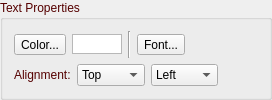
       <widget class="QGroupBox" name="groupBoxTextProperties2">
        <property name="palette">
         <palette>
          <active>
           <colorrole role="WindowText">
            <brush brushstyle="SolidPattern">
             <color alpha="255">
              <red>85</red>
              <green>0</green>
              <blue>0</blue>
             </color>
            </brush>
           </colorrole>
          </active>
          <inactive>
           <colorrole role="WindowText">
            <brush brushstyle="SolidPattern">
             <color alpha="255">
              <red>85</red>
              <green>0</green>
              <blue>0</blue>
             </color>
            </brush>
           </colorrole>
          </inactive>
          <disabled>
           <colorrole role="WindowText">
            <brush brushstyle="SolidPattern">
             <color alpha="255">
              <red>120</red>
              <green>120</green>
              <blue>120</blue>
             </color>
            </brush>
           </colorrole>
          </disabled>
         </palette>
        </property>
        <property name="title">
         <string>Text Properties</string>
        </property>
        <layout class="QVBoxLayout" name="verticalLayout_5">
         <item>
          <layout class="QHBoxLayout" name="horizontalLayout_7">
           <item>
            <widget class="QToolButton" name="toolButtonTextColor2">
             <property name="text">
              <string>Color...</string>
             </property>
            </widget>
           </item>
           <item>
            <widget class="QGraphicsView" name="graphicViewTextColor2">
             <property name="sizePolicy">
              <sizepolicy hsizetype="Fixed" vsizetype="Fixed">
               <horstretch>0</horstretch>
               <verstretch>0</verstretch>
              </sizepolicy>
             </property>
             <property name="minimumSize">
              <size>
               <width>50</width>
               <height>20</height>
              </size>
             </property>
             <property name="maximumSize">
              <size>
               <width>50</width>
               <height>20</height>
              </size>
             </property>
            </widget>
           </item>
           <item>
            <widget class="Line" name="line2">
             <property name="orientation">
              <enum>Qt::Vertical</enum>
             </property>
            </widget>
           </item>
           <item>
            <widget class="QToolButton" name="toolButtonTextFont2">
             <property name="text">
              <string>Font...</string>
             </property>
            </widget>
           </item>
           <item>
            <widget class="QLabel" name="labelFont2">
             <property name="sizePolicy">
              <sizepolicy hsizetype="Minimum" vsizetype="Preferred">
               <horstretch>0</horstretch>
               <verstretch>0</verstretch>
              </sizepolicy>
             </property>
             <property name="wordWrap">
              <bool>true</bool>
             </property>
            </widget>
           </item>
          </layout>
         </item>
         <item>
          <layout class="QHBoxLayout" name="horizontalLayout_16">
           <item>
            <widget class="QLabel" name="labelTextAlign2">
             <property name="text">
              <string>Alignment:</string>
             </property>
            </widget>
           </item>
           <item>
            <widget class="QComboBox" name="comboBoxVerticalAling2">
             <item>
              <property name="text">
               <string>Top</string>
              </property>
             </item>
             <item>
              <property name="text">
               <string>Middle</string>
              </property>
             </item>
             <item>
              <property name="text">
               <string>Bottom</string>
              </property>
             </item>
            </widget>
           </item>
           <item>
            <widget class="QComboBox" name="comboBoxHorizontalAling2">
             <item>
              <property name="text">
               <string>Left</string>
              </property>
             </item>
             <item>
              <property name="text">
               <string>Center</string>
              </property>
             </item>
             <item>
              <property name="text">
               <string>Right</string>
              </property>
             </item>
            </widget>
           </item>
           <item>
            <spacer name="horizontalSpacer_9">
             <property name="orientation">
              <enum>Qt::Horizontal</enum>
             </property>
             <property name="sizeHint" stdset="0">
              <size>
               <width>40</width>
               <height>20</height>
              </size>
             </property>
            </spacer>
           </item>
          </layout>
         </item>
        </layout>
       </widget>
